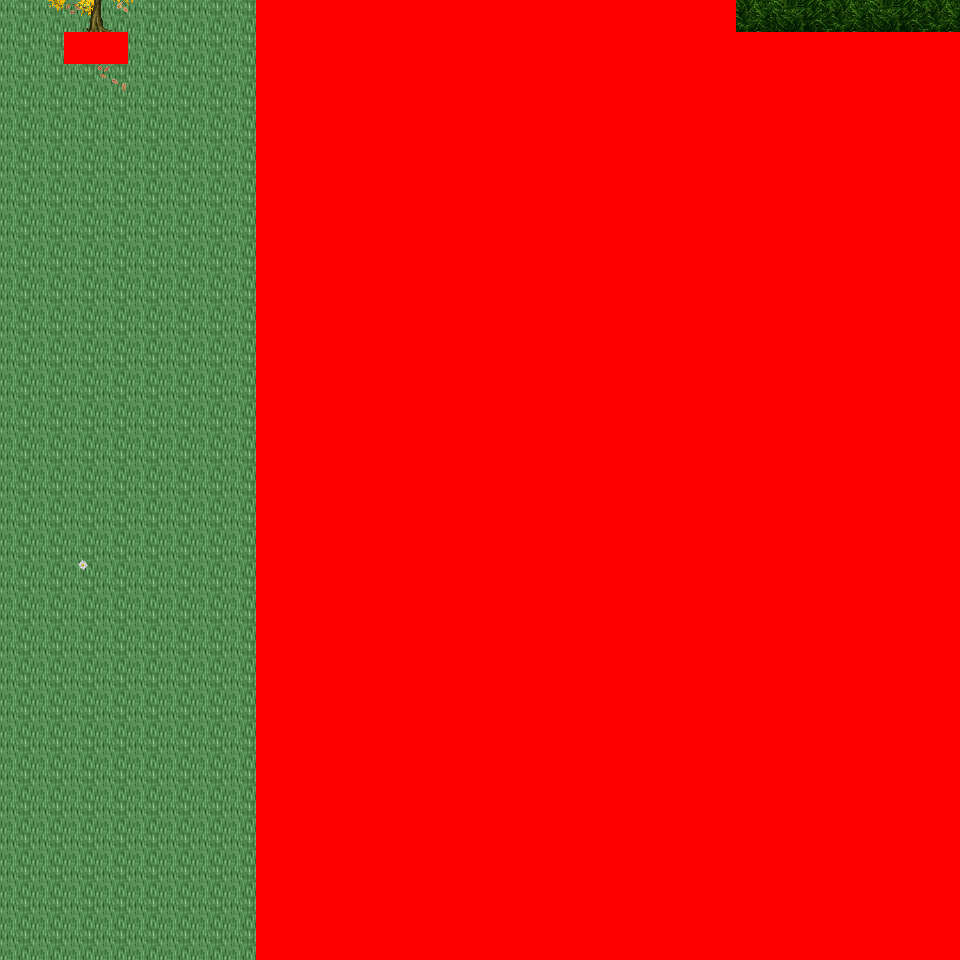

A level layout from a 2D game, rendered from its tile map. Below: a short description, then the map file with tile-grid data replaced by summaries:
An orthogonal 30x30 tile map with 32x32 px tiles, 6 tile layers (Ground, Object, Object2, Above, ...), 24 tilesets and 4 objects (4x mapExit).

<map version="1.0" orientation="orthogonal" renderorder="right-down" width="30" height="30" tilewidth="32" tileheight="32" nextobjectid="5">
  <tileset firstgid="1" name="tileset_logic_collision" tilewidth="32" tileheight="32" tilecount="1" columns="1">
    <image source="../drawable/tileset_logic_collision.png" width="32" height="32" />
  </tileset>
  <tileset firstgid="2" name="tileset_ground_ground" tilewidth="32" tileheight="32" tilecount="33" columns="3">
    <image source="../drawable/tileset_ground_ground.png" width="96" height="352" />
  </tileset>
  <tileset firstgid="35" name="tileset_plant_tree_tree_darkgreen" tilewidth="32" tileheight="32" tilecount="88" columns="8">
    <image source="../drawable/tileset_plant_tree_tree_darkgreen.png" width="256" height="352" />
  </tileset>
  <tileset firstgid="123" name="tileset_logic_item_resources" tilewidth="32" tileheight="32" tilecount="6" columns="6">
    <image source="../drawable/tileset_logic_item_resources.png" width="192" height="32" />
  </tileset>
  <tileset firstgid="129" name="tileset_logic_creature_animal" tilewidth="32" tileheight="32" tilecount="32" columns="8">
    <image source="../drawable/tileset_logic_creature_animal.png" width="256" height="128" />
  </tileset>
  <tileset firstgid="161" name="tileset_plant_flower_daisy_blue" tilewidth="32" tileheight="32" tilecount="8" columns="2">
    <image source="../drawable/tileset_plant_flower_daisy_blue.png" width="64" height="128" />
  </tileset>
  <tileset firstgid="169" name="tileset_plant_flower_daisy_red" tilewidth="32" tileheight="32" tilecount="8" columns="2">
    <image source="../drawable/tileset_plant_flower_daisy_red.png" width="64" height="128" />
  </tileset>
  <tileset firstgid="177" name="tileset_plant_flower_daisy_white" tilewidth="32" tileheight="32" tilecount="8" columns="2">
    <image source="../drawable/tileset_plant_flower_daisy_white.png" width="64" height="128" />
  </tileset>
  <tileset firstgid="185" name="tileset_plant_flower_daisy_yellow" tilewidth="32" tileheight="32" tilecount="8" columns="2">
    <image source="../drawable/tileset_plant_flower_daisy_yellow.png" width="64" height="128" />
  </tileset>
  <tileset firstgid="193" name="tileset_building_thatched_roof_cottage2" tilewidth="32" tileheight="32" tilecount="20" columns="4">
    <image source="../drawable/tileset_building_thatched_roof_cottage2.png" width="128" height="160" />
  </tileset>
  <tileset firstgid="213" name="tileset_building_thatched_roof_cottage1" tilewidth="32" tileheight="32" tilecount="20" columns="4">
    <image source="../drawable/tileset_building_thatched_roof_cottage1.png" width="128" height="160" />
  </tileset>
  <tileset firstgid="233" name="tileset_logic_creature_elemental" tilewidth="32" tileheight="32" tilecount="16" columns="8">
    <image source="../drawable/tileset_logic_creature_elemental.png" width="256" height="64" />
  </tileset>
  <tileset firstgid="249" name="tileset_item_campfires" tilewidth="32" tileheight="32" tilecount="2" columns="2">
    <image source="../drawable/tileset_item_campfires.png" width="64" height="32" />
  </tileset>
  <tileset firstgid="251" name="tileset_furniture_light_flames" tilewidth="32" tileheight="32" tilecount="6" columns="6">
    <image source="../drawable/tileset_furniture_light_flames.png" width="192" height="32" />
  </tileset>
  <tileset firstgid="257" name="tileset_item_firewood" tilewidth="32" tileheight="32" tilecount="12" columns="3">
    <image source="../drawable/tileset_item_firewood.png" width="96" height="128" />
  </tileset>
  <tileset firstgid="269" name="tileset_plant_flower_bulbs" tilewidth="32" tileheight="32" tilecount="4" columns="1">
    <image source="../drawable/tileset_plant_flower_bulbs.png" width="32" height="128" />
  </tileset>
  <tileset firstgid="273" name="tileset_ground_grass_corners" tilewidth="32" tileheight="32" tilecount="24" columns="6">
    <image source="../drawable/tileset_ground_grass_corners.png" width="192" height="128" />
  </tileset>
  <tileset firstgid="297" name="tileset_ground_grass_edges" tilewidth="32" tileheight="32" tilecount="36" columns="12">
    <image source="../drawable/tileset_ground_grass_edges.png" width="384" height="96" />
  </tileset>
  <tileset firstgid="333" name="tileset_light_dim_yellow_light_5x5" tilewidth="32" tileheight="32" tilecount="25" columns="5">
    <image source="../drawable/tileset_light_dim_yellow_light_5x5.png" width="160" height="160" />
  </tileset>
  <tileset firstgid="358" name="tileset_plant_tree_fall_trees" tilewidth="32" tileheight="32" tilecount="40" columns="8">
    <image source="../drawable/tileset_plant_tree_fall_trees.png" width="256" height="160" />
  </tileset>
  <tileset firstgid="398" name="tileset_plant_leaves" tilewidth="32" tileheight="32" tilecount="8" columns="4">
    <image source="../drawable/tileset_plant_leaves.png" width="128" height="64" />
  </tileset>
  <tileset firstgid="406" name="tileset_ground_grass_2" tilewidth="32" tileheight="32" tilecount="21" columns="3">
    <image source="../drawable/tileset_ground_grass_2.png" width="96" height="224" />
  </tileset>
  <tileset firstgid="427" name="tileset_ground_rock_pebbles" tilewidth="32" tileheight="32" tilecount="3" columns="1">
    <image source="../drawable/tileset_ground_rock_pebbles.png" width="32" height="96" />
  </tileset>
  <tileset firstgid="430" name="tileset_logic_creature_fowl" tilewidth="32" tileheight="32" tilecount="6" columns="6">
    <image source="../drawable/tileset_logic_creature_fowl.png" width="192" height="32" />
  </tileset>
  <layer name="Ground" width="30" height="30">
    <data>[900 cells, 900 non-empty, 1 distinct tile ids]</data>
  </layer>
  <layer name="Object" width="30" height="30">
    <data>[900 cells, 3 non-empty, 3 distinct tile ids]</data>
  </layer>
  <layer name="Object2" width="30" height="30">
    <data>[900 cells, 5 non-empty, 4 distinct tile ids]</data>
  </layer>
  <layer name="Above" width="30" height="30">
    <data>[900 cells, 664 non-empty, 13 distinct tile ids]</data>
  </layer>
  <layer name="Above2" width="30" height="30">
    <data>[900 cells, 0 non-empty, 0 distinct tile ids]</data>
  </layer>
  <layer name="Walkable" width="30" height="30">
    <data>[900 cells, 655 non-empty, 1 distinct tile ids]</data>
  </layer>
  <objectgroup name="MapEvents">
    <object id="1" name="north" type="mapExit" x="0" y="0" width="256" height="32">
      <properties>
        <property name="map" value="level_0_x4_y26" />
        <property name="x" value="0" />
        <property name="y" value="28" />
      </properties>
    </object>
    <object id="2" name="north2" type="mapExit" x="736" y="0" width="224" height="32">
      <properties>
        <property name="map" value="level_0_x4_y26" />
        <property name="x" value="23" />
        <property name="y" value="28" />
      </properties>
    </object>
    <object id="3" name="south" type="mapExit" x="0" y="928" width="256" height="32">
      <properties>
        <property name="map" value="level_0_x4_y28" />
        <property name="x" value="0" />
        <property name="y" value="1" />
      </properties>
    </object>
    <object id="4" name="west" type="mapExit" x="0" y="0" width="32" height="960">
      <properties>
        <property name="map" value="level_0_x3_y27" />
        <property name="x" value="28" />
        <property name="y" value="0" />
      </properties>
    </object>
  </objectgroup>
</map>
